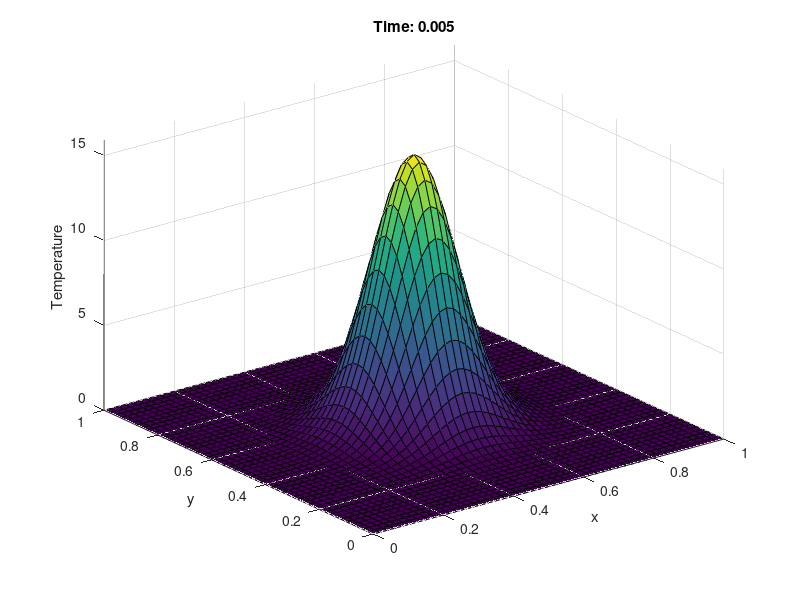

Here is the MATLAB script that generated this plot:
% diffusion_ftcs_2d.m
% Solve the 2-D diffusion equation for an initial heat spike with 
% Dirichlet conditions using FTCS

% Clear memory and show only a few digits
clear all; format short;

% Thermal conductivity
kappa=1;

% Time step and spatial step
tau=0.5e-4;
h=0.02;

% Number of time steps
nsteps=100; 

% Check stability criterion
fac=4*kappa*tau/h^2;
disp(['Stability factor: ',num2str(fac)]);

% Values of x and y
x=0:h:1; y=0:h:1;
L=length(x);

% Initial conditions: a spike at x = y = 1/2
temp=zeros(L,L);
temp(round(L/2),round(L/2))=1/h^2;

% March forwards in time
time=0;
figure(1);
for n=1:nsteps
    
    % Update the time
    time=time+tau;
    
    % Update the T(x,y) values with a nested loop
    next=temp;
    for l=2:L-1
      for m=2:L-1
        terms=temp(l-1,m)+temp(l+1,m)+temp(l,m-1)+...
            temp(l,m+1)-4*temp(l,m);
        next(l,m)=temp(l,m)+kappa*tau*terms/h^2;
      end
    end
    temp=next;
    
    % Surface plot of T(x,y) with annotations
    surfc(x,y,temp');
    %shading interp;
    title(['Time: ',num2str(time)]);
    xlabel('x'); ylabel('y'); zlabel('Temperature');
    if (n < nsteps/2)
      axis([0 1 0 1 0 0.1*1/h^2]);
    else % Follow evolution more closely near end
      axis([0 1 0 1 0 max(max((temp)))]);
    end
    drawnow;

end
